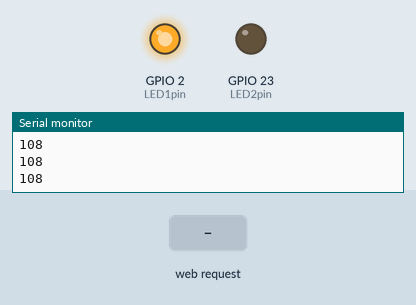
This sketch was run on a simulated ESP32. On the bench: output pins drawn as LEDs (lit = HIGH), the last lines printed to the serial monitor. Inputs (shaded band) come from the test bench.

Above: at 1.4 s.
1.5 s: HTTP request GET /led2on received
At 2.4 s:
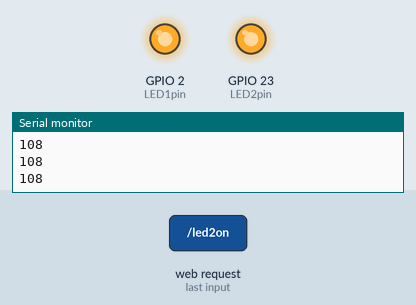
3.0 s: HTTP request GET /led1off received
At 3.7 s:
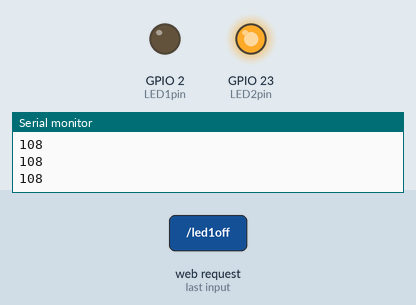
4.5 s: HTTP request GET / received
At 4.9 s:
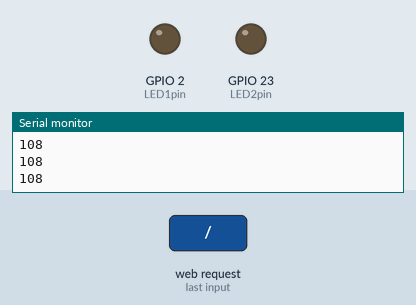
6.0 s: HTTP request GET /led1on received
At 7.3 s:
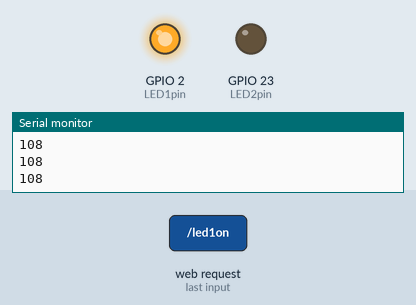
Timing chart, 0 to 8.5 s (numbered marks = the images above; inputs shaded):
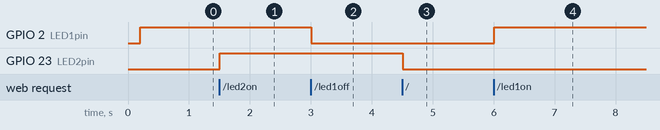

Measured:
- after the input at 1.5 s, GPIO 23 (LED2pin): LOW → HIGH at once
- after the input at 3.0 s, GPIO 2 (LED1pin): HIGH → LOW at once
- after the input at 4.5 s, GPIO 23 (LED2pin): HIGH → LOW at once
- after the input at 6.0 s, GPIO 2 (LED1pin): LOW → HIGH at once

The sketch:

Test3_LEDControl_AJAX.ino
```cpp
#include <WiFi.h>
#include <WebServer.h>

/*Put your SSID & Password*/
const char* ssid = "ESP32WA8";   // Enter SSID here
const char* password = "12345678";  //Enter Password here

IPAddress local_ip(192,168,1,1);
IPAddress gateway(192,168,1,1);
IPAddress subnet(255,255,255,0);

WebServer server(80);

uint8_t LED1pin = 2;
bool LED1status = LOW;

uint8_t LED2pin = 23;
bool LED2status = LOW;


void setup() {
  Serial.begin(115200);
  delay(100);
  pinMode(LED1pin, OUTPUT);
  pinMode(LED2pin, OUTPUT);

  WiFi.softAP(ssid, password);
  WiFi.softAPConfig(local_ip, gateway, subnet);
  delay(100);

  server.on("/", handle_OnConnect);
  server.on("/state", handle_state);
  server.on("/led1on", handle_led1on);
  server.on("/led1off", handle_led1off);
  server.on("/led2on", handle_led2on);
  server.on("/led2off", handle_led2off);
  server.onNotFound(handle_NotFound);

  server.begin();
  Serial.println("HTTP server started");
  digitalWrite(2, HIGH);
}

void loop() {
  unsigned long before = micros();
  server.handleClient();
  Serial.println(micros() - before);
  delay(100);
}

void handle_OnConnect() {
  LED1status = LOW;
  LED2status = LOW;
  digitalWrite(LED1pin, LOW);
  digitalWrite(LED2pin, LOW);
  Serial.println("LED1 Status: OFF | LED2 Status: OFF");
  server.send(200, "text/html", createHTML());
}

void handle_state() {
  String json = "{";
  json += "\"led1\":"; json += LED1status ? "1" : "0"; json += ",";
  json += "\"led2\":"; json += LED2status ? "1" : "0";
  json += "}";
  server.send(200, "application/json", json);
}

void handle_led1on() {
  LED1status = HIGH;
  digitalWrite(LED1pin, HIGH);
  Serial.println("LED1 Status: ON");
  server.send(200, "text/html", createHTML());
}

void handle_led1off() {
  LED1status = LOW;
  digitalWrite(LED1pin, LOW);
  Serial.println("LED1 Status: OFF");
  server.send(200, "text/html", createHTML());
}

void handle_led2on() {
  LED2status = HIGH;
  digitalWrite(LED2pin, HIGH);
  Serial.println("LED2 Status: ON");
  server.send(200, "text/html", createHTML());
}

void handle_led2off() {
  LED2status = LOW;
  digitalWrite(LED2pin, LOW);
  Serial.println("LED2 Status: OFF");
  server.send(200, "text/html", createHTML());
}

void handle_NotFound() {
  server.send(404, "text/plain", "Not found");
}

String createHTML() {
  String str = "<!DOCTYPE html><html>";
  str += "<head><meta name=\"viewport\" content=\"width=device-width, initial-scale=1.0, user-scalable=no\">";
  str += "<style>";
  str += "body {font-family: Arial, sans-serif; color: #444; text-align: center;}";
  str += ".title {font-size: 30px; font-weight: bold; letter-spacing: 2px; margin: 80px 0 55px;}";
  str += ".led-control {display: flex; align-items: center; justify-content: center; margin: 40px 0; gap: 30px;}";
  str += ".led-label {font-size: 26px;}";
  str += ".toggle-switch {position: relative; width: 120px; height: 60px;}";
  str += ".slider {position: absolute; width: 120px; height: 60px; background-color: #f1f1f1; transition: .2s; border-radius: 60px; border: 1px solid #ddd;}";
  str += ".slider:before {content: ''; position: absolute; height: 52px; width: 52px; left: 4px; top: 4px; background-color: white; transition: .2s; border-radius: 50%; box-shadow: 0 2px 5px rgba(0,0,0,.3);}";
  str += ".slider.on {background-color: #4285f4; border: none;}";
  str += ".slider.on:before {transform: translateX(60px);}";
  str += "a {display: block; height: 100%; width: 100%; text-decoration: none;}";
  str += "</style>";
  // --- auto-refresh state every 1000 ms
  str += "<script>";
  str += "function applyState(s){";
  str += "  var l1=document.getElementById('led1'); var l2=document.getElementById('led2');";
  str += "  if(l1){ l1.classList.toggle('on', !!s.led1); }";
  str += "  if(l2){ l2.classList.toggle('on', !!s.led2); }";
  str += "}";
  str += "function poll(){ fetch('/state').then(r=>r.json()).then(applyState).catch(()=>{}); }";
  str += "setInterval(poll, 1000); window.addEventListener('load', poll);";
  // optional: prevent full page loads, use fetch() for faster toggles
  str += "function toggleLed(n){";
  str += "  const l1 = document.getElementById('led1'); const l2 = document.getElementById('led2');";
  str += "  let url = '/';";
  str += "  if(n===1){ url = l1.classList.contains('on')?'/led1off':'/led1on'; }";
  str += "  else if(n===2){ url = l2.classList.contains('on')?'/led2off':'/led2on'; }";
  str += "  fetch(url).then(()=>poll());";
  str += "  return false;";
  str += "}";
  str += "</script>";
  str += "</head><body>";
  str += "<h1 class=\"title\">LED CONTROLLER</h1>";

  // LED 1
  str += "<div class=\"led-control\">";
  str += "<span class=\"led-label\">LED 1</span>";
  str += "<div class=\"toggle-switch\">";
  // Keep links for compatibility, but handle clicks via JS to avoid full reload
  if (LED1status) {
    str += "<a href=\"/led1off\" onclick=\"return toggleLed(1)\">";
    str += "<div id=\"led1\" class=\"slider on\"></div>";
    str += "</a>";
  } else {
    str += "<a href=\"/led1on\" onclick=\"return toggleLed(1)\">";
    str += "<div id=\"led1\" class=\"slider\"></div>";
    str += "</a>";
  }
  str += "</div></div>";

  // LED 2
  str += "<div class=\"led-control\">";
  str += "<span class=\"led-label\">LED 2</span>";
  str += "<div class=\"toggle-switch\">";
  if (LED2status) {
    str += "<a href=\"/led2off\" onclick=\"return toggleLed(2)\">";
    str += "<div id=\"led2\" class=\"slider on\"></div>";
    str += "</a>";
  } else {
    str += "<a href=\"/led2on\" onclick=\"return toggleLed(2)\">";
    str += "<div id=\"led2\" class=\"slider\"></div>";
    str += "</a>";
  }
  str += "</div></div>";

  str += "</body></html>";
  return str;
}
```
